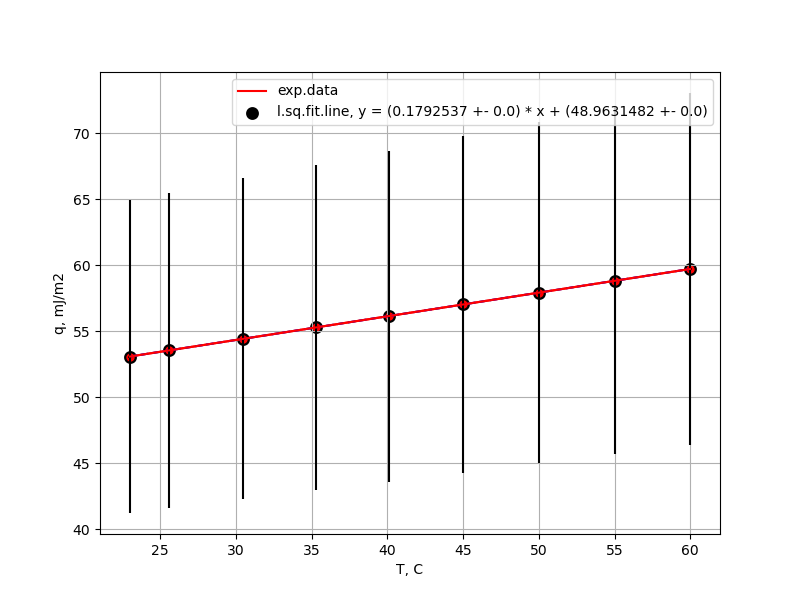

The script that drew this image:
import pandas as pd
import numpy as np

q=0
w=0
show = 0
save = 1

import matplotlib.pyplot as plt
#read data from ods
num = 0
name = "physlabwork_13week"
#"physlabwork_6week_"+str(num)
all_data = pd.read_excel(name+".ods")
x_data = all_data["T, C"].dropna().to_numpy()
x_name = "T, C"
x_error = all_data["T, C (error)"].dropna().to_numpy()
#all_data[""].dropna().to_numpy()
y_data = all_data["q, mJ/m2"].dropna().to_numpy()
y_name = "q, mJ/m2"
y_error = all_data["q, mJ/m2 (error)"].dropna().to_numpy()
#all_data[""].dropna().to_numpy()

#c_data = all_data["C"+str(q)].dropna().to_numpy()
#T = c_data[0]

#x_data_2 = all_data['delta P (Pa) (turbo)'].dropna().to_numpy()
#x_name_2 =""
#"x_delta_press_Pa_turbo"
#x_error_2 = all_data['error delta P (turbo)'].dropna().to_numpy()
#y_data_2 = all_data['Q (m3/s) (turbo)'].dropna().to_numpy()
#y_name_2 =""
#"y_flow_m3_div_s_turbo"
#y_error_2 = all_data['error Q (turbo)'].dropna().to_numpy()

#x_data = np.hstack([x_data_1, x_data_2])
#x_name = x_name_1
#x_name_1 +" "+ x_name_2
#x_error = np.hstack([x_error_1, x_error_2])
#y_data = np.hstack([y_data_1, y_data_2])
#y_name = y_name_1
#y_name_1 +" "+ y_name_2
#y_error = np.hstack([y_error_1, y_error_2])

#n=6
#x_data = x_data[:]
#x_error = x_error[:]
#y_data = y_data[:]
#y_error = y_error[:]

import matplotlib.pyplot as plt
plt.rcParams ['figure.figsize'] = [8, 6]

#figure
fig, axes = plt.subplots()

#plot
axes.plot(x_data, y_data, 'red')

from scipy.optimize import curve_fit

#errorbar
import random
calc_x_error = []
calc_y_error = []
for i in range(len(x_data)):
        for j in range(0):
                x=0
                y=0
                if (random.random()>0.5):
                        x = x_data[i] + random.random()*x_error[i]
                else:
                        x = x_data[i] - random.random()*x_error[i]
                if (random.random()>0.5):
                        y = y_data[i] + random.random()*y_error[i]
                else:
                        y = y_data[i] - random.random()*y_error[i]
                calc_x_error.append(float(x))
                calc_y_error.append(float(y))

calc_x_error = np.hstack([x_data, calc_x_error])
calc_y_error = np.hstack([y_data, calc_y_error])
axes.scatter(calc_x_error, calc_y_error, c='black', linewidths=-3.25)

#fit
def func(x, a, b):
	return a*x+b
popt, pcov = curve_fit(func, calc_x_error, calc_y_error)

#grid
plt.grid()

#fit plots
axes.plot(x_data, func(x_data, popt[0], popt[1]), 'b--')

import math
error_a = (float(pcov[0][0]))**(1/2)
error_b = (float(pcov[1][1]))**(1/2)

error_a = round (error_a, 7)
error_b = round (error_b, 7)
#additional
axes.set_xlabel(x_name)
axes.set_ylabel(y_name)
axes.set_title("")
#text="l.sq.fit.line, y = " + str(round (popt[0], 3))+ " * x " + str(round (popt[1], 7))
text='l.sq.fit.line, y = ('+str(round (popt[0], 7))+" +- "+str(error_a)+') * x + ('+str(round (popt[1], 7))+" +- "+str(error_b)+')'
axes.legend(['exp.data', text])

axes.errorbar(x_data, y_data, xerr=x_error, yerr=y_error, color='red',ecolor='black')

#scatter
axes.scatter(x_data, y_data, c='red', linewidths=0)

#show
if show:
	plt.show()

#save
if save:
	plt.savefig("physlabwork_13week.png")

#plt.figure()

#plt.plot(delta_pressure,delta_temp_at_temp_1, label=r'temp_of_thermostat = 18 C^o')
#plt.plot(delta_pressure,delta_temp_at_temp_2, label=r'temp_of_thermostat = 30 C^o')
#plt.plot(delta_pressure,delta_temp_at_temp_3, label=r'temp_of_thermostat = 50 C^o')

#plt.xlabel(r'delta_pressure, bar')
#plt.ylabel(r'delta_temp, C^o')

#plt.grid()
#plt.legend(loc='best')

#plt.show()
